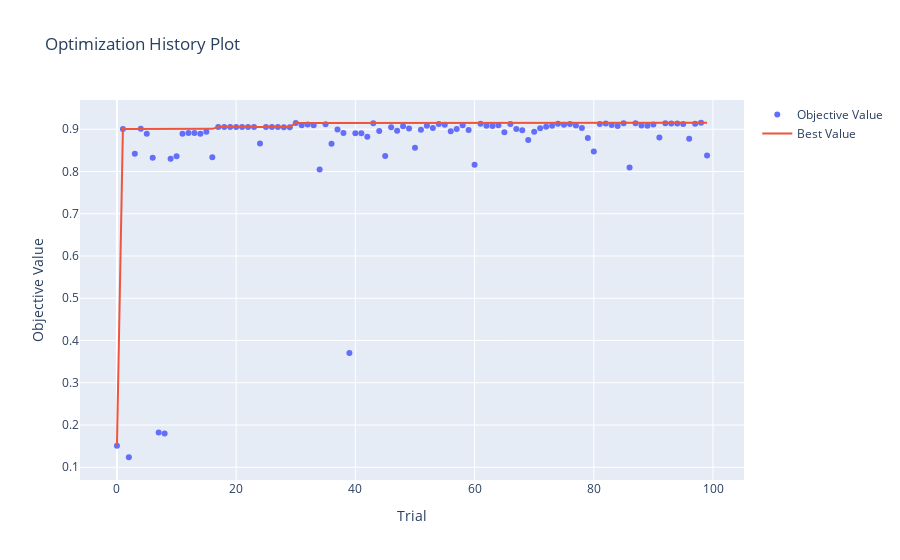

The notebook cell this image was saved under:
### Code cell
# Visualizing optimization
optuna.visualization.plot_optimization_history(study)
